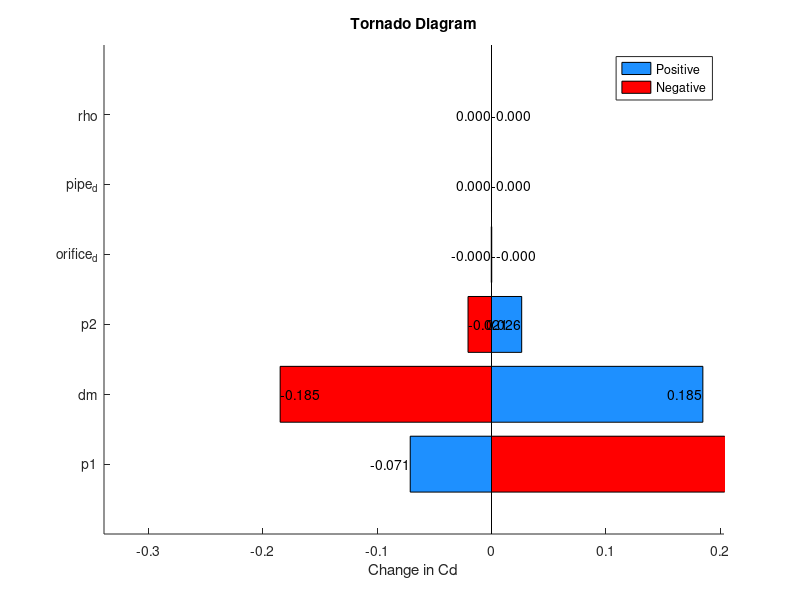

This figure's MATLAB source:
% Actual value of sensitivity per variable

% Define variables and their nominal and deviation values
vars = {'dm', 'pipe_d', 'orifice_d', 'rho', 'p1', 'p2'};
nominal_values = [3, 1, 0.5, 1, 50, 10];
deviations = nominal_values .* [1, 0.0005, 0.0005, 0, 0.5, 0.5];

% Define function to estimate flow rate
cd = @(dm, d1, d2, rho, p1, p2) (rho * dm) / (pi / 4 * d2^2 * (2 * (p1 - p2))/sqrt(rho * (1-(d2/d1)^4)));

cd_nominal = cd(nominal_values(1), nominal_values(2), nominal_values(3), nominal_values(4), nominal_values(5), nominal_values(6));

cd_p = zeros(1, length(vars));
cd_n = zeros(1, length(vars));

for i = 1:length(vars)
    delta = zeros(1, length(vars));
    delta(i) = deviations(i);
    cd_p(i) = cd(nominal_values(1) + delta(1), nominal_values(2) + delta(2), nominal_values(3) + delta(3), nominal_values(4) + delta(4), nominal_values(5) + delta(5), nominal_values(6) + delta(6));
    cd_n(i) = cd(nominal_values(1) - delta(1), nominal_values(2) - delta(2), nominal_values(3) - delta(3), nominal_values(4) - delta(4), nominal_values(5) - delta(5), nominal_values(6) - delta(6));
end

sensitivities_pos = cd_p - cd_nominal;
sensitivities_neg = cd_nominal - cd_n;

[~, indices] = sort(abs(sensitivities_pos + sensitivities_neg), 'descend');
vars_sorted = vars(indices);
sensitivities_pos_sorted = sensitivities_pos(indices);
sensitivities_neg_sorted = sensitivities_neg(indices);

disp(sensitivities_pos_sorted);
disp(sensitivities_neg_sorted);

figure;
hold on;

% Plot positive and negative sensitivities separately
bars_pos = barh(1:length(vars), sensitivities_pos_sorted, 'FaceColor', [0.1176, 0.5647, 1.0000]);
bars_neg = barh(1:length(vars), -sensitivities_neg_sorted, 'FaceColor', 'red');

% Adjusting the x limits to better visualize bars
xlim([-max(abs(sensitivities_neg_sorted)) * 1.1, max(abs(sensitivities_pos_sorted)) * 1.1]);
xlabel('Change in Cd');
title('Tornado Diagram');
yticks(1:length(vars));
yticklabels(vars_sorted);

% Add labels to bar ends for positive sensitivities
for i = 1:length(sensitivities_pos_sorted)
    if sensitivities_pos_sorted(i) > 1
        text(sensitivities_pos_sorted(i), i, sprintf('%.3f', sensitivities_pos_sorted(i)), 'HorizontalAlignment', 'left', 'VerticalAlignment', 'middle');
    else
        text(sensitivities_pos_sorted(i), i, sprintf('%.3f', sensitivities_pos_sorted(i)), 'HorizontalAlignment', 'right', 'VerticalAlignment', 'middle');
    end
end

% Add labels to bar ends for negative sensitivities
for i = 1:length(sensitivities_neg_sorted)
    if sensitivities_neg_sorted(i) > 1
        text(-sensitivities_neg_sorted(i), i, sprintf('-%.3f', sensitivities_neg_sorted(i)), 'HorizontalAlignment', 'right', 'VerticalAlignment', 'middle');
    else
        text(-sensitivities_neg_sorted(i), i, sprintf('-%.3f', sensitivities_neg_sorted(i)), 'HorizontalAlignment', 'left', 'VerticalAlignment', 'middle');
    end
end

legend('Positive', 'Negative');
hold off;
